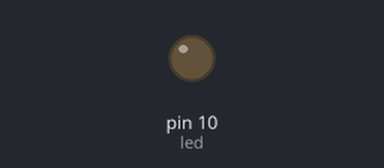
Bench run of a sketch on a simulated Arduino Uno, built with avr-gcc and run on an emulated ATmega328P. Parts: output pins drawn as LEDs (lit = HIGH).

Above: at 1.0 s.
At 17.5 s:
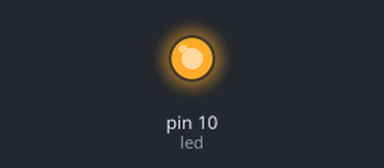
Timing chart, 0 to 19.5 s (numbered marks = the images above):
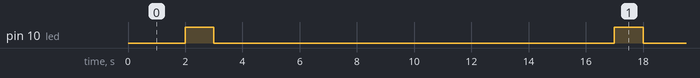

Measured:
- by itself, pin 10 (led): alternates HIGH for 1.0 s and LOW for 14.0 s

The sketch:

3_led.ino
```cpp
int led = 10;
int led1 = 11;
int led2 = 12;
void setup()
{
 pinMode(led, OUTPUT);
}
void loop()
{
  greenL();
  redL();
  yelloL();
}
void redL()
{
  digitalWrite(led, HIGH);
  delay(1000);
  digitalWrite(led, LOW);
  delay(10000);
}
void greenL()
{
  digitalWrite(led1, HIGH);
  delay(1000);
  digitalWrite(led1, LOW);
  delay(1000);
}
void yelloL()
{
  digitalWrite(led2, HIGH);
  delay(1000);
  digitalWrite(led2, LOW);
  delay(1000);
}
```
